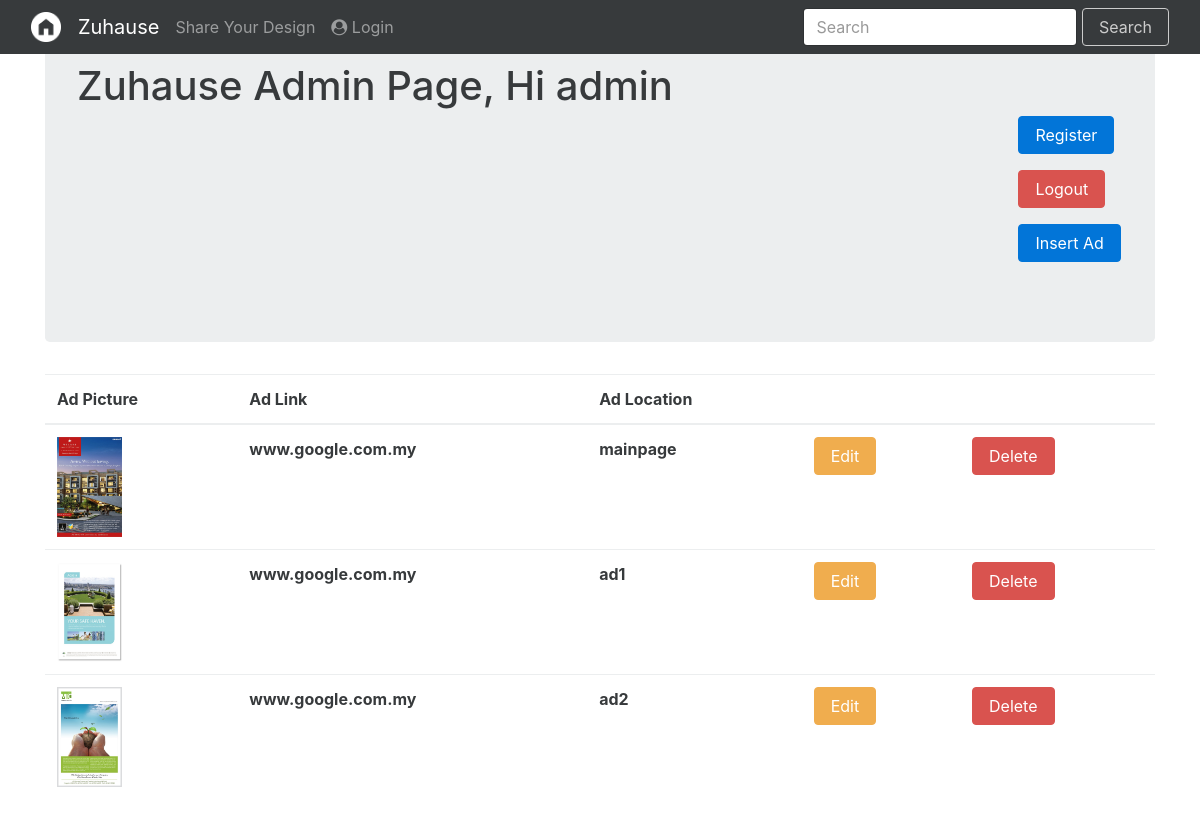
/adminIndex.php (signed in), run on the app's committed database.
### tables this page shows
CREATE TABLE `advertisment` (
  `id` int(11) NOT NULL,
  `link` varchar(255) NOT NULL,
  `picture` varchar(255) NOT NULL,
  `type` varchar(30) NOT NULL
);

### adminIndex.php (the view, shortened to what this page needs)
<?php
include "config.php";
?>
<!DOCTYPE html>
<html>
<head>
</head>
<body>
<div class="container">
<div class="jumbotron">
	<h1>Zuhause Admin Page, Hi <?php echo $_SESSION['adminusername'] ?></h1>
	<p><a href="adminRegisterInterface.php" class="btn btn-primary" style="margin-left:90%;">Register</a></p>
	<p><a href="logout.php" class="btn btn-danger" style="margin-left:90%;">Logout</a></p>
	<p><a href="adminInsertInterface.php" class="btn btn-primary" style="margin-left:90%;">Insert Ad</a></p>
</div>
<table class="table table-hover">
		<thead>
      	<tr>
      	<th>Ad Picture</th>
        <th>Ad Link</th>
        <th>Ad Location</th>
        <th></th>
        <th></th>
     	</tr>
    	</thead>
    	<tbody>
    	<?php
    	$sql = "SELECT * FROM advertisment ";
		$result = $conn->query($sql);
		if ($result->num_rows > 0) {
    	while($row = $result->fetch_assoc()) {
        echo "<tr>
              <th><img src='".$row["picture"]."' height='100px' width='65px'></th>
              <th>".$row["link"]."</th>
              <th>".$row["type"]."</th>
              <th>"."<a href=adUpdate.php?id=".$row['id']." class='btn btn-warning'>Edit</a></p>" ."</th>
              <th>"."<a href=adDelete.php?id=".$row['id']." class='btn btn-danger'>Delete</a></p>" ."</th>
              </tr>";
    	}
    	}
    	else
    	{
    	echo "0 results";
		}
		?>
    	</tbody>
		</table>
</div>
</body>
</html>

### data on the page
advertisment: picture (picture), link "www.google.com.my", type "mainpage"
advertisment: picture (picture), link "www.google.com.my", type "ad1"
advertisment: picture (picture), link "www.google.com.my", type "ad2"

### other printed values
$_SESSION['adminusername'] "admin"
